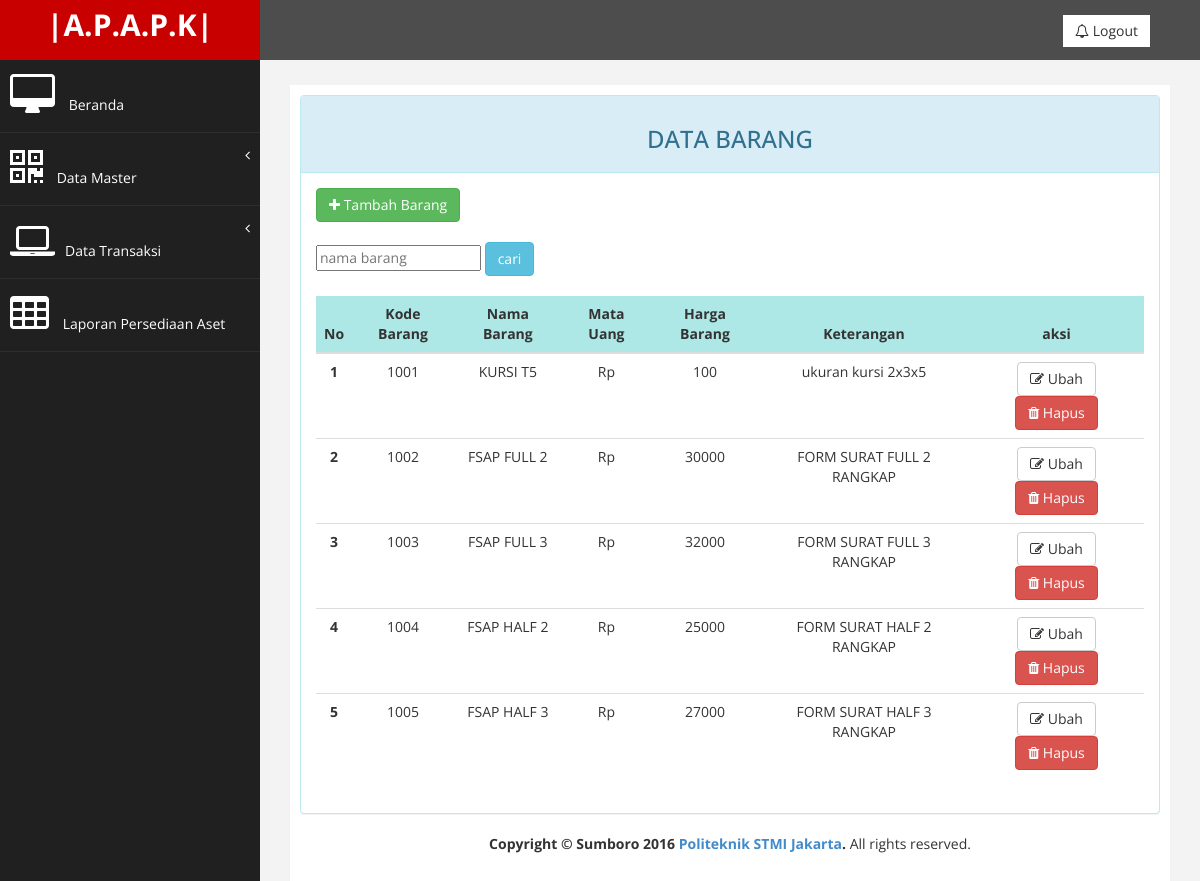
/index.php?halaman=databrg (signed in), run on the app's committed database.
### tables this page shows
CREATE TABLE IF NOT EXISTS `ms_brg` (
  `kode_brg` int(10) NOT NULL AUTO_INCREMENT,
  `nama_brg` varchar(25) NOT NULL,
  `mata_uang` varchar(10) NOT NULL,
  `harga_brg` int(12) NOT NULL,
  `ktrg_brg` varchar(50) NOT NULL,
  PRIMARY KEY (`kode_brg`)
);

### databrg.php (the view, shortened to what this page needs)
<?php
$no=0;
?>
<div class="row">
                <div class="col-md-12">
                    <div class="panel panel-info">
                        <div class="panel-heading" align="center">
                             <h3>DATA BARANG</h3>
                        </div>
                        <div class="panel-body">
                        <a href="index.php?halaman=tambahbrg" class="btn btn-success"><i class="fa fa-plus"></i> Tambah Barang</a>
<form name="form1" method="post" action="">
    <input type="text" name="tcari" id="tcari" placeholder="nama barang">
    <input type="submit" name="button" id="button" value="cari" class="btn btn-info"><br><br>
                            <div class="table-responsive">
<table class="table table-hover" id="dataTables-example">
    <thead>
        <tr bgcolor="#ADE8E6">
			<th>No</th>
            <th>Kode Barang</th>
			<th>Nama Barang</th>
            <th>Mata Uang</th>
			<th>Harga Barang</th>
			<th>Keterangan</th>
			<th>aksi</th>
        </tr>
    <tbody>
        <?php
        if(isset($_POST['button'])){
            $tcari=$_POST['tcari'];
            $us = mysql_query("SELECT * FROM ms_brg WHERE nama_brg LIKE '%$tcari%'");
        }else{
            $us = mysql_query("SELECT * FROM ms_brg");
        }
		while($data=mysql_fetch_array($us))
        {
			$no++;
        ?>
        <tr align="center">
			<td><b><?php echo $no; ?></b></td>
            <td><?php echo $data['kode_brg'] ?></td>
			<td><?php echo $data['nama_brg'] ?></td>
            <td><?php echo $data['mata_uang'] ?></td>
			<td><?php echo $data['harga_brg'] ?></td>
			<td><?php echo $data['ktrg_brg'] ?></td>
            <td>
                <a href="index.php?halaman=ubahdatabrg&kode_brg=<?php echo $data['kode_brg']; ?>" class="btn btn-default"><i class="fa fa-edit"></i> Ubah</a>
                <a href="index.php?halaman=hapusbrg&kode_brg=<?php echo $data['kode_brg']; ?>" onclick="return confirm('Apakah anda yakin akan menghapus data ini?')" class="btn btn-danger"><i class="fa fa-trash"></i> Hapus</a>
            </td>
        </tr>
        <?php
    }
    ?>
    </tbody>
</table>
</form>
</div>
                        </div>
                    </div>
                </div>
            </div>

### assets/css/custom.css (style rules this page uses)
body { font-family: 'Open Sans', sans-serif; }

### data on the page
ms_brg: kode_brg "1001", nama_brg "KURSI T5", mata_uang "Rp", harga_brg "100", ktrg_brg "ukuran kursi 2x3x5"
ms_brg: kode_brg "1002", nama_brg "FSAP FULL 2", mata_uang "Rp", harga_brg "30000", ktrg_brg "FORM SURAT FULL 2 RANGKAP"
ms_brg: kode_brg "1003", nama_brg "FSAP FULL 3", mata_uang "Rp", harga_brg "32000", ktrg_brg "FORM SURAT FULL 3 RANGKAP"
ms_brg: kode_brg "1004", nama_brg "FSAP HALF 2", mata_uang "Rp", harga_brg "25000", ktrg_brg "FORM SURAT HALF 2 RANGKAP"
ms_brg: kode_brg "1005", nama_brg "FSAP HALF 3", mata_uang "Rp", harga_brg "27000", ktrg_brg "FORM SURAT HALF 3 RANGKAP"
